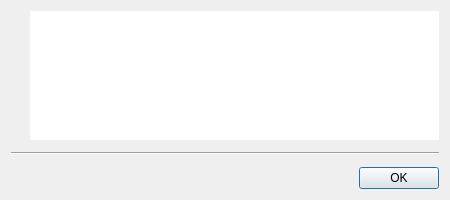
<?xml version="1.0" encoding="UTF-8"?>
<ui version="4.0">
 <class>MessageBoxDialog</class>
 <widget class="QWidget" name="MessageBoxDialog">
  <property name="geometry">
   <rect>
    <x>0</x>
    <y>0</y>
    <width>450</width>
    <height>200</height>
   </rect>
  </property>
  <property name="minimumSize">
   <size>
    <width>450</width>
    <height>0</height>
   </size>
  </property>
  <layout class="QVBoxLayout">
   <property name="spacing">
    <number>12</number>
   </property>
   <item>
    <layout class="QHBoxLayout" name="horizontalLayout">
     <property name="spacing">
      <number>0</number>
     </property>
     <item>
      <widget class="QLabel" name="icon_lbl">
       <property name="alignment">
        <set>Qt::AlignLeading|Qt::AlignLeft|Qt::AlignTop</set>
       </property>
      </widget>
     </item>
     <item>
      <spacer name="horizontalSpacer">
       <property name="orientation">
        <enum>Qt::Horizontal</enum>
       </property>
       <property name="sizeType">
        <enum>QSizePolicy::Fixed</enum>
       </property>
       <property name="sizeHint" stdset="0">
        <size>
         <width>12</width>
         <height>20</height>
        </size>
       </property>
      </spacer>
     </item>
     <item>
      <widget class="QTextEdit" name="text_edit">
       <property name="sizePolicy">
        <sizepolicy hsizetype="Expanding" vsizetype="Ignored">
         <horstretch>0</horstretch>
         <verstretch>0</verstretch>
        </sizepolicy>
       </property>
       <property name="minimumSize">
        <size>
         <width>0</width>
         <height>120</height>
        </size>
       </property>
       <property name="frameShape">
        <enum>QFrame::NoFrame</enum>
       </property>
       <property name="readOnly">
        <bool>true</bool>
       </property>
      </widget>
     </item>
    </layout>
   </item>
   <item>
    <widget class="Line" name="line">
     <property name="orientation">
      <enum>Qt::Horizontal</enum>
     </property>
    </widget>
   </item>
   <item>
    <widget class="QDialogButtonBox" name="buttonBox">
     <property name="standardButtons">
      <set>QDialogButtonBox::Ok</set>
     </property>
    </widget>
   </item>
  </layout>
 </widget>
 <resources/>
 <connections/>
</ui>
